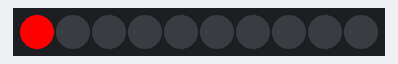
A sketch run on a simulated Arduino Uno, built with avr-gcc and run on an emulated ATmega328P. Shown: 10 RGB LEDs in strip order, left to right. Dim RGB values are drawn brighter than linear; random numbers use the default seed unless the sketch sets one.

Above: at 0.15 s.
At 5.3 s:
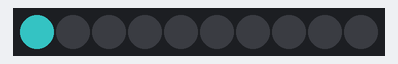
At 10.45 s:
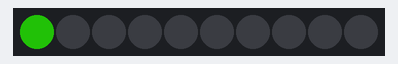
At 19.95 s:
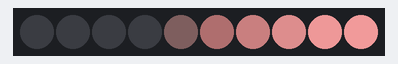
At 29.96 s:
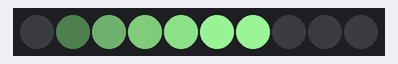
At 39.86 s:
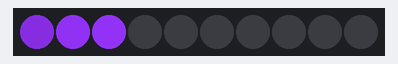

The sketch:

fastLEDKometFarbig.ino
```cpp
#include <FastLED.h>

#define NUM_LEDS  10
#define DATA_PIN  2

CRGB led_array[ NUM_LEDS ];

unsigned long naechsteLedUpdateZeit = 0; // in Millisekunden
const int FPS = 10; // 10 Updates (frames) pro Sekunde
const int LED_UPDATE_INTERVAL = 1000/FPS; // in Millisekunden
// LED_UPDATE_INTERVAL = 100 in diesem Fall, da
// 10 Updates pro 1000 Millisekunden = 100 ms je Animationsphase

const int LAENGE_SCHWEIF = 5; // Schweif wird 5 LEDs lang
int positionKopf = -1; // Position des Kopfes,
// von -1 (links "vor" dem Streifen)
// bis NUM_LEDS + LAENGE_SCHWEIF (rechts "hinter" dem Streifen)

CRGB farbeKomet = CRGB::Red; // später Zufallsfarbe

void setup() {
  FastLED.addLeds<NEOPIXEL, DATA_PIN>(led_array, NUM_LEDS);
  FastLED.setMaxPowerInVoltsAndMilliamps(5, 500);
  randomSeed(analogRead(A0));
}

void loop() {
  if (millis() > naechsteLedUpdateZeit) {
    // naechsteLedUpdateZeit neu setzen (+100 ms)
    naechsteLedUpdateZeit = millis() + LED_UPDATE_INTERVAL;

    // Streifen löschen (voriger Komet wird noch angezeigt)
    fill_solid( &led_array[0], NUM_LEDS, CRGB::Black );

    // Kopf zeichnen
    //led_array[ positionKopf ] = farbeKomet;
    setzeLedAufFarbe( positionKopf, farbeKomet);
    for ( int i=0; i<LAENGE_SCHWEIF; i++ ) {
      int blendFaktor = map( i, 0, LAENGE_SCHWEIF-1, 10, 250 );
      // map-Zielbereich 10...250: 0 wäre komplett rot,
      // 255 wäre komplett schwarz - beides wollen wir nicht im Schweif
      CRGB mischFarbe = blend( farbeKomet, CRGB::Black, blendFaktor );
      //led_array[ positionKopf - i - 1 ] = mischFarbe;
      setzeLedAufFarbe( positionKopf - i - 1, mischFarbe);
    }
    FastLED.show();

    // positionKopf bewegen
    positionKopf++;
    if (positionKopf > NUM_LEDS + LAENGE_SCHWEIF) {
      farbeKomet.r = random(256); // Zufalls-Wert von 0 bis 255
      farbeKomet.g = random(256);
      farbeKomet.b = random(256);
      positionKopf = -1;
    }
  }
}

void setzeLedAufFarbe( int ledIndex, CRGB ledFarbe ) {
  // zuerst Bereich prüfen!
  if ( ledIndex < 0 ) return; // nicht ausführen, wenn -1 und kleiner
  if ( ledIndex >= NUM_LEDS) return; // nicht ausführen, wenn 10 und größer
  // jetzt ist der ledIndex sicher im Bereich von 0 bis 9 (bei NUM_LEDS = 10)
  led_array[ ledIndex ] = ledFarbe;
}
```
